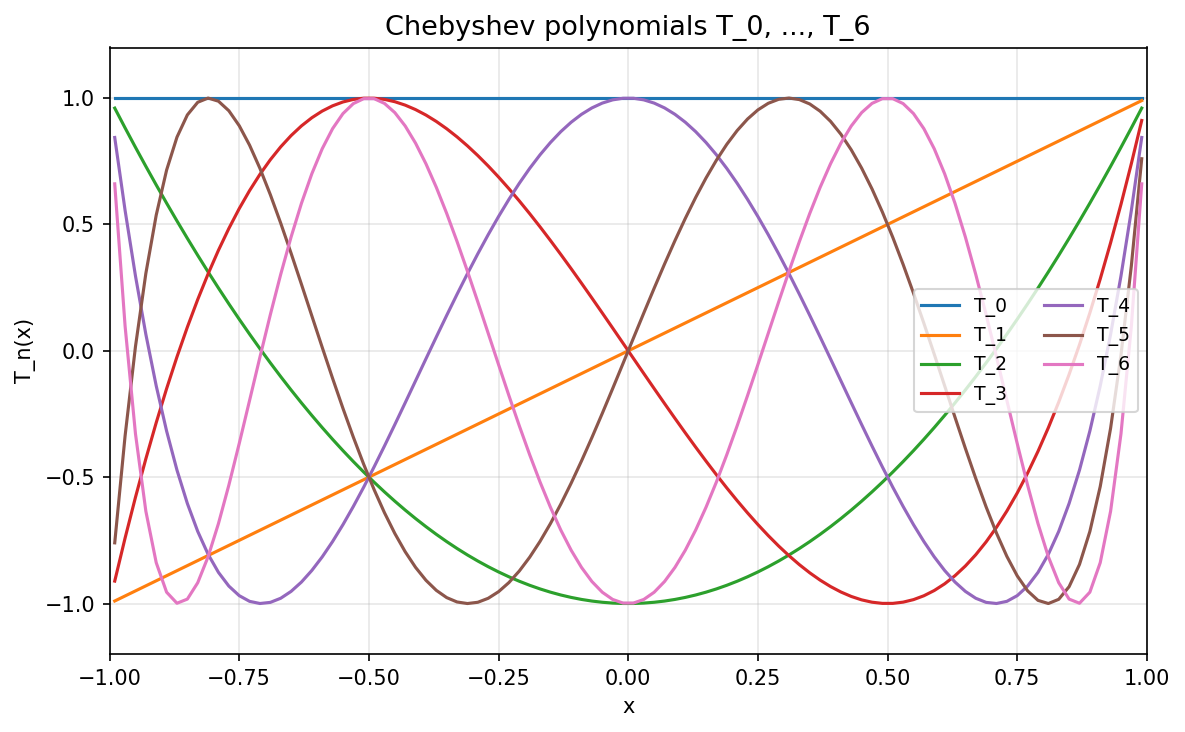

This chart was generated by the following Python code:
"""Chebyshev polynomials.

Demonstrates Chebyshev polynomial evaluation, extrema, and classical plots,
following cheb/ChebPolysHigham.m by Nick Trefethen (December 2011).

Original MATLAB Chebfun: Copyright 2017 by The University of Oxford and
The Chebfun Developers. See https://www.chebfun.org/ for Chebfun information.
"""

import matplotlib
matplotlib.use("Agg")
import matplotlib.pyplot as plt
import jax.numpy as jnp
import numpy as np
import sys, os
sys.path.insert(0, os.path.join(os.path.dirname(__file__), '..', '..', 'src'))

import chebfunjax as cj
from chebfunjax.utils.polynomials import chebpoly


def eval_chebpoly(n, xs):
    """Evaluate T_n at array xs by building a chebfun."""
    coeffs = chebpoly(n)
    f = cj.chebfun.from_coeffs(coeffs)
    return np.array([float(f(jnp.array(float(x)))) for x in np.asarray(xs)])


def run():
    print("=" * 60)
    print("Chebyshev polynomials")
    print("=" * 60)

    # Evaluate T_n at Chebyshev nodes (should equal standard cos formula)
    xs = np.linspace(-0.99, 0.99, 100)

    print("\nT_n(cos(θ)) = cos(nθ):")
    for n in [1, 3, 5]:
        Tn_vals = eval_chebpoly(n, xs)
        # T_n(x) = cos(n * arccos(x))
        Tn_exact = np.cos(n * np.arccos(np.clip(xs, -1, 1)))
        err = np.max(np.abs(Tn_vals - Tn_exact))
        print(f"  T_{n}: max error = {err:.2e}")
        assert err < 1e-10, f"T_{n} error too large"

    # T_n(1) = 1 for all n
    for n in range(6):
        fn = cj.chebfun.from_coeffs(chebpoly(n))
        Tn_at_1 = float(fn(jnp.array(1.0)))
        assert abs(Tn_at_1 - 1.0) < 1e-10, f"T_{n}(1) != 1, got {Tn_at_1}"
    print("T_n(1) = 1 for n = 0,...,5  [OK]")

    # T_n(-1) = (-1)^n
    for n in range(6):
        fn = cj.chebfun.from_coeffs(chebpoly(n))
        Tn_at_m1 = float(fn(jnp.array(-1.0)))
        expected = (-1)**n
        assert abs(Tn_at_m1 - expected) < 1e-10, f"T_{n}(-1) != {expected}, got {Tn_at_m1}"
    print("T_n(-1) = (-1)^n for n = 0,...,5  [OK]")

    # Orthogonality: integral T_m * T_n with Clenshaw-Curtis weights
    n_quad = 256
    from chebfunjax.utils.quadrature import chebpts, chebweights
    xs_q = chebpts(n_quad)
    ws_q = chebweights(n_quad)
    xs_q_np = np.array(xs_q)
    ws_q_np = np.array(ws_q)

    # Chebyshev orthogonality with standard L2 weight (not 1/sqrt(1-x^2)):
    # <T_m, T_n>_L2 = 0 for m != n (from orthogonality over the nodes)
    # <T_0, T_0> = 2, <T_n, T_n> = 1 for n>=1 (with Chebyshev measure)
    # With Clenshaw-Curtis weights on [-1,1]:
    # <T_m, T_n>_CC = integral T_m T_n dx
    # T_0 = 1: int T_0^2 = 2; T_1 = x: int x^2 = 2/3; T_2 = 2x^2-1: etc.
    # Verify just orthogonality (m != n)
    for m, n_idx in [(0, 1), (1, 2), (2, 3), (0, 3)]:
        Tm = eval_chebpoly(m, xs_q_np)
        Tn_v = eval_chebpoly(n_idx, xs_q_np)
        inner = float(np.dot(ws_q_np, Tm * Tn_v))
        print(f"  <T_{m}, T_{n_idx}> = {inner:.6f}  (expected: 0 by orthogonality)")
        assert abs(inner) < 0.01, f"Orthogonality failed for T_{m}, T_{n_idx}: {inner}"

    # Plot
    _here = os.path.dirname(os.path.abspath(__file__))
    fig, ax = plt.subplots(figsize=(8, 5))
    for n in range(7):
        Tn = eval_chebpoly(n, xs)
        ax.plot(xs, Tn, label=f"T_{n}")
    ax.set_xlim(-1, 1); ax.set_ylim(-1.2, 1.2)
    ax.set_title("Chebyshev polynomials T_0, ..., T_6", fontsize=13)
    ax.set_xlabel("x"); ax.set_ylabel("T_n(x)")
    ax.legend(ncol=2, fontsize=9); ax.grid(True, alpha=0.3)
    fig.tight_layout()
    fig.savefig(os.path.join(_here, "chebyshev_polynomials.png"), dpi=150, bbox_inches="tight")
    plt.close(fig)

    print("\nAll assertions passed.")
    return True


if __name__ == "__main__":
    run()
